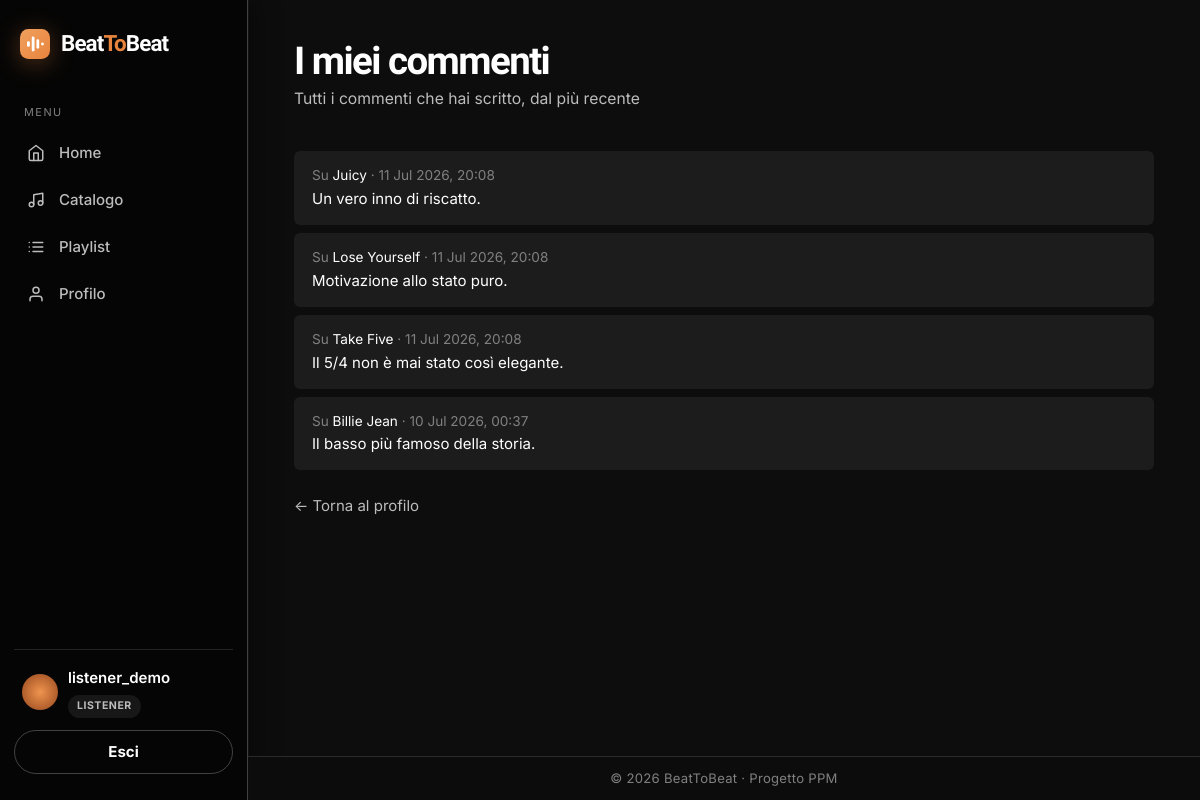
Screenshot of /accounts/commenti/ (signed in) with the database file from the repository.
### accounts/models.py (models this page shows, shortened)
class CustomUser(AbstractUser):
    class Role(models.TextChoices):
        LISTENER = 'listener', 'Listener'
        CURATOR = 'curator', 'Curator'
        MODERATOR = 'moderator', 'Moderator'
    role = models.CharField(
        max_length=20,
        choices=Role.choices,
        default=Role.LISTENER,
    )
    bio = models.TextField(blank=True)
    birth_date = models.DateField(null=True, blank=True)
    favorite_genre = models.ForeignKey(
        'music.Genre',
        on_delete=models.SET_NULL,
        null=True,
        blank=True,
        related_name='fans',
    )
    avatar_image = models.FileField(
        upload_to='avatars/',
        blank=True,
        null=True,
        validators=[FileExtensionValidator(allowed_extensions=['jpg', 'jpeg', 'png', 'gif', 'webp'])],
    )
    AVATAR_COLORS = ['#f0803c', '#e0a15e', '#81b29a', '#6a8ec9', '#b07ba0', '#c96a6a']
    @property
    def is_curator(self):
        return self.role == self.Role.CURATOR or self.is_superuser
    @property
    def is_moderator(self):
        return self.role == self.Role.MODERATOR or self.is_superuser

### music/models.py (models this page shows, shortened)
class Comment(models.Model):
    song = models.ForeignKey(Song, on_delete=models.CASCADE, related_name='comments')
    author = models.ForeignKey(settings.AUTH_USER_MODEL, on_delete=models.CASCADE, related_name='comments')
    text = models.TextField()
    likes = models.ManyToManyField(settings.AUTH_USER_MODEL, related_name='liked_comments', blank=True)
    created_at = models.DateTimeField(auto_now_add=True)
    class Meta:
        ordering = ['-created_at']

class Song(models.Model):
    title = models.CharField(max_length=200)
    artist = models.CharField(max_length=200)
    genre = models.ForeignKey(
        Genre,
        on_delete=models.PROTECT,
        related_name='songs',
    )
    added_by = models.ForeignKey(
        settings.AUTH_USER_MODEL,
        on_delete=models.CASCADE,
        related_name='added_songs',
    )
    duration = models.DurationField(blank=True, null=True)
    story = models.TextField(
        blank=True,
        help_text='Un breve racconto sul brano, mostrato nella sua pagina.',
    )
    audio_file = models.FileField(
        upload_to='audio/',
        blank=True,
        null=True,
        validators=[FileExtensionValidator(allowed_extensions=['mp3', 'wav', 'ogg', 'm4a'])],
    )
    likes = models.ManyToManyField(
        settings.AUTH_USER_MODEL,
        related_name='liked_songs',
        blank=True,
    )
    play_count = models.PositiveIntegerField(default=0)
    created_at = models.DateTimeField(auto_now_add=True)
    class Meta:
        ordering = ['-created_at', 'id']

### accounts/views.py (the view)
# urls.py: path('commenti/', UserCommentsView.as_view(), name='user_comments'),
class UserCommentsView(LoginRequiredMixin, ListView):
    template_name = 'accounts/user_comments.html'
    context_object_name = 'comments'
    paginate_by = 20
    def get_queryset(self):
        return self.request.user.comments.select_related('song')

### templates/accounts/user_comments.html (shortened to what this page needs)
{% extends 'base.html' %}
{% block content %}
<div class="page-header">
	<div>
		<h1 class="page-title">I miei commenti</h1>
		<div class="page-subtitle">Tutti i commenti che hai scritto, dal più recente</div>
	</div>
</div>
{% if comments %}
{% for comment in comments %}
<div class="list-row">
	<div class="list-main">
		<div class="list-meta">
			Su <a href="{% url 'music:song_detail' comment.song.pk %}">{{ comment.song.title }}</a> · {{ comment.created_at|date:"d M Y, H:i" }}
		</div>
		<div>{{ comment.text }}</div>
	</div>
</div>
{% endfor %}
{% else %}
<div class="empty">Non hai ancora scritto commenti.</div>
{% endif %}
<p class="mt-3"><a class="muted-link" href="{% url 'accounts:profile' %}">← Torna al profilo</a></p>
{% endblock %}

### templates/base.html (shortened to what this page needs)
{% load static %}
<!DOCTYPE html>
<html lang="it">
<head>
	<link rel="stylesheet" href="{% static 'css/style.css' %}">
</head>
<body>
	{% block layout %}
	<div class="app-shell">
		<aside class="sidebar">
			<a class="brand" href="{% url 'pages:home' %}">{% include 'partials/logo.html' %}<span>Beat<span class="beat-accent">To</span>Beat</span></a>
			<nav>
				<div class="nav-section-label">Menu</div>
				<a class="nav-item-link {% if request.path == '/' %}active{% endif %}" href="{% url 'pages:home' %}">
					<span class="nav-icon"><svg viewBox="0 0 24 24" fill="none" stroke="currentColor" stroke-width="2" stroke-linecap="round" stroke-linejoin="round"><path d="M3 9l9-7 9 7v11a2 2 0 0 1-2 2H5a2 2 0 0 1-2-2z"/><path d="M9 22V12h6v10"/></svg></span><span class="nav-label">Home</span>
				</a>
				{% if user.is_authenticated %}
				<a class="nav-item-link {% if '/music/songs' in request.path %}active{% endif %}" href="{% url 'music:song_list' %}">
					<span class="nav-icon"><svg viewBox="0 0 24 24" fill="none" stroke="currentColor" stroke-width="2" stroke-linecap="round" stroke-linejoin="round"><path d="M9 18V5l12-2v13"/><circle cx="6" cy="18" r="3"/><circle cx="18" cy="16" r="3"/></svg></span><span class="nav-label">Catalogo</span>
				</a>
				<a class="nav-item-link {% if '/music/playlists' in request.path %}active{% endif %}" href="{% url 'music:playlist_list' %}">
					<span class="nav-icon"></span><span class="nav-label">Playlist</span>
				</a>
				<a class="nav-item-link {% if '/accounts/profile' in request.path %}active{% endif %}" href="{% url 'accounts:profile' %}">
					<span class="nav-icon"><svg viewBox="0 0 24 24" fill="none" stroke="currentColor" stroke-width="2" stroke-linecap="round" stroke-linejoin="round"><path d="M20 21v-2a4 4 0 0 0-4-4H8a4 4 0 0 0-4 4v2"/><circle cx="12" cy="7" r="4"/></svg></span><span class="nav-label">Profilo</span>
				</a>
				{% endif %}
			</nav>
			<div class="sidebar-footer">
				{% if user.is_authenticated %}
				<div class="user-box">
					{% include 'partials/avatar.html' with profile_user=user %}
					<div>
						<div class="user-name">{{ user.username }}</div>
						{% if user.is_superuser %}
						<span class="role-badge admin">Admin</span>
						{% elif user.role == 'curator' %}
						<span class="role-badge curator">Curator</span>
						{% elif user.role == 'moderator' %}
						<span class="role-badge moderator">Moderator</span>
						{% else %}
						<span class="role-badge listener">Listener</span>
						{% endif %}
					</div>
				</div>
				<form method="post" action="{% url 'accounts:logout' %}">
					<button type="submit" class="btn btn-ghost btn-block">Esci</button>
				</form>
				{% else %}
				<a class="btn btn-accent btn-block" href="{% url 'accounts:login' %}">Accedi</a>
				<a class="btn btn-ghost btn-block mt-2" href="{% url 'accounts:signup' %}">Registrati</a>
				{% endif %}
			</div>
		</aside>
		<main class="content-area">
			{% block content %}{% endblock %}
			<footer class="site-footer">© 2026 BeatToBeat · Progetto PPM</footer>
		</main>
	</div>
	{% endblock %}
</body>
</html>

### templates/partials/avatar.html
{% if profile_user.avatar_image %}
<span class="avatar {{ size }}"><img src="{{ profile_user.avatar_image.url }}" alt="{{ profile_user.username }}"></span>
{% else %}
<span class="avatar {{ size }}" style="background-color: {{ profile_user.avatar_color }};">{{ profile_user.initial }}</span>
{% endif %}

### rows the page displays
CustomUser: avatar_image (picture), username "listener_demo"
Comment: song "Juicy", created_at "11 Jul 2026, 20:08", text "Un vero inno di riscatto."
Comment: song "Lose Yourself", created_at "11 Jul 2026, 20:08", text "Motivazione allo stato puro."
Comment: song "Take Five", created_at "11 Jul 2026, 20:08", text "Il 5/4 non è mai stato così elegante."
Comment: song "Billie Jean", created_at "10 Jul 2026, 00:37", text "Il basso più famoso della storia."
